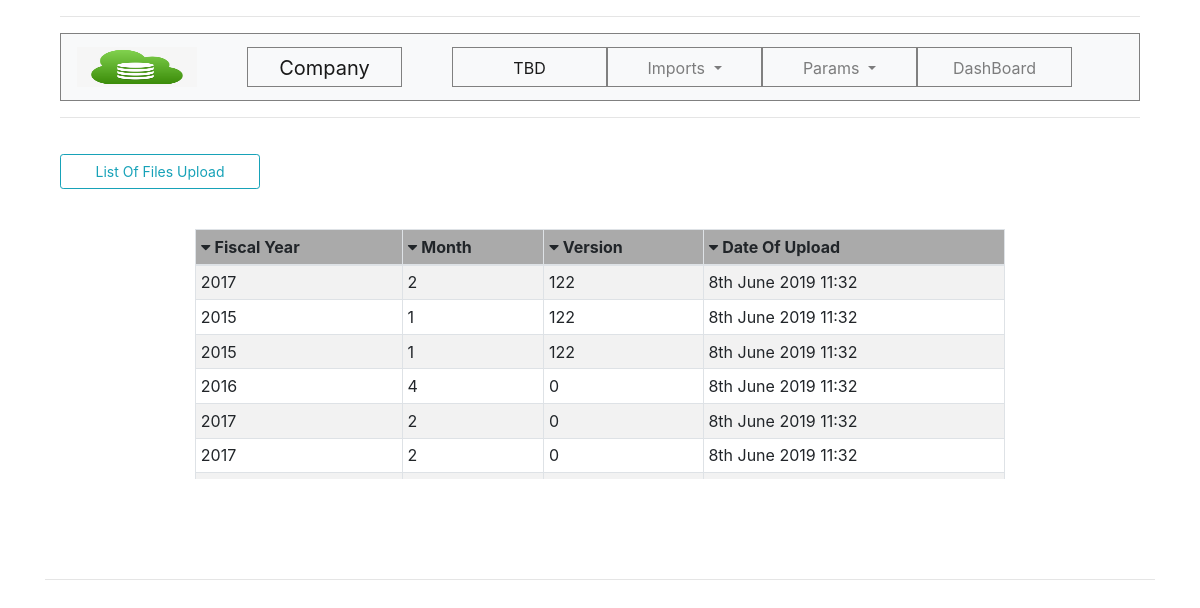
/list_of_file, run on an earlier commit of the app's database.
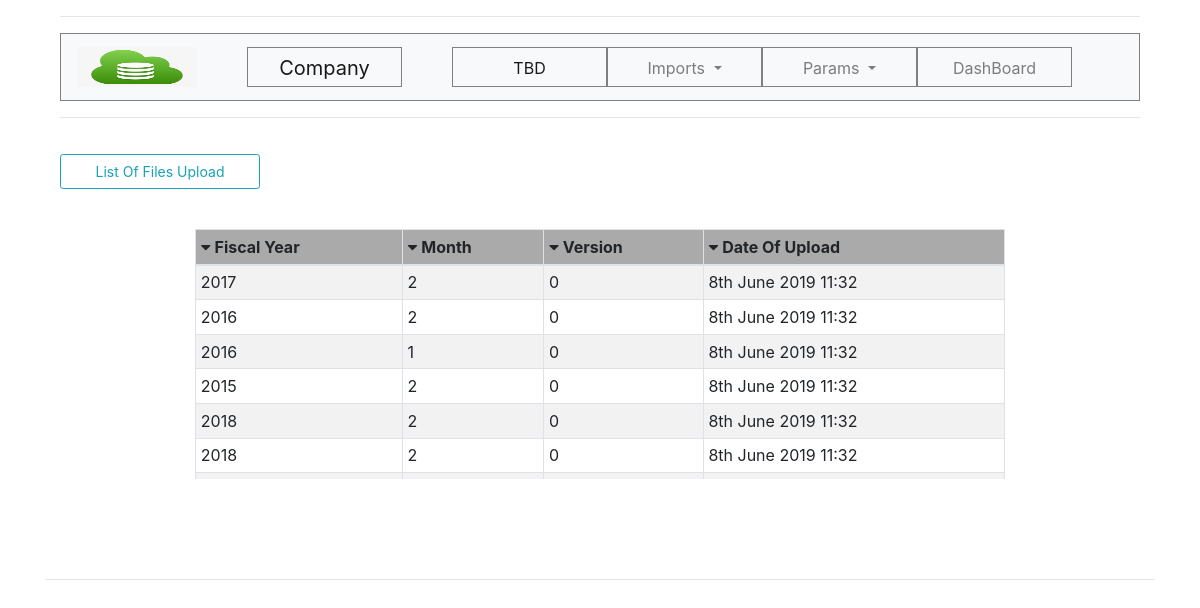
And on a later commit of the database.
### StoreApp/models.py (models this page shows)
class Varification_balance(models.Model):
    field_id = models.BigIntegerField()
    field_account = models.CharField(max_length=200)
    company = models.CharField(max_length=200, default="")
    debit = models.IntegerField(default=170)
    credit = models.IntegerField(default=170)
    fiscal_year = models.IntegerField(default=170, null=True)
    month = models.IntegerField(default=170)
    currency = models.TextField(null=True)
    upload_version = models.IntegerField()
    upload_file = models.FileField(upload_to='media', null=True, default="")

### StoreApp/views.py (the view)
# urls.py: url(r'^list_of_file$', views.list_of_file, name='list_of_file'),
def list_of_file(request):
	query_results = Varification_balance.objects.all()
	return render(request, 'list_of_file.html', {"AllData":query_results})

### StoreApp/templates/list_of_file.html (shortened to what this page needs)
{% extends 'base.html' %}{% block content%}
<div class="container">
	<button type="button" class="btn btn-sm btn-outline-info" style="width: 200px;height: 35px;margin: 20px 0px 40px 0px;">List Of Files Upload</button>
<div class="scroll row " style="width: 75%;margin: auto;">
	<form action="list_of_file" method="post" style="width:100%;margin: auto;">
		<table class="table table-striped table-bordered table-sm ">
		  <thead style="background-color: #aaa;">
		    <tr>
		      <th class="th-sm"><i class="fa fa-caret-down"></i> Fiscal Year
		      </th>
		      <th class="th-sm"><i class="fa fa-caret-down"></i> Month
		      </th>
		      <th class="th-sm"><i class="fa fa-caret-down"></i> Version
		      </th>
		      <th class="th-sm"><i class="fa fa-caret-down"></i> Date Of Upload
		      </th>
		    </tr>
		  </thead>
		  <tbody>
			{% for item in AllData %}
		    <tr>
		        <td>{{ item.fiscal_year }}</td>
		        <td>{{ item.month }}</td>
		        <td>{{ item.upload_version }}</td>
		        <td>{% now "jS F Y H:i" %}</td>
		    </tr>
		    {% endfor %}
		  </tbody>
		</table>
	</form>
</div>
</div>
<hr style="margin-top: 100px;">
{% endblock %}

### StoreApp/templates/base.html (shortened to what this page needs)
<!DOCTYPE html>
<html>
<head>
    {% load static %}
    <link href="{% static 'css/bootstrap.min.css' %}" rel="stylesheet">
    <link href="{% static 'css/bootstrap.css' %}" rel="stylesheet">
    <link rel="stylesheet" href="https://use.fontawesome.com/releases/v5.7.0/css/all.css">
</head>
<body>
    <div class="container">
        <div class="container">
          <hr><nav class="navbar navbar-expand-lg navbar-light bg-light" style="border: 1px solid grey;">
            <a class="navbar-brand " href="{% url 'index' %}" style="margin-right:50px;"><img src="{% static 'images/data.png' %}" style="width: 120px;height: 40px;"></a>
            <a class="navbar-brand a_box" href="{% url 'index' %}" style="margin-right:50px;">Company</a>
            <div class="collapse navbar-collapse" id="navbarSupportedContent">
              <ul class="navbar-nav mr-auto">
                <li class="nav-item active">
                  <a class="nav-link a_box" href="#">TBD</a>
                </li>
                 <li class="nav-item dropdown">
                  <a class="nav-link dropdown-toggle a_box" href="#" id="navbarDropdown" role="button" data-toggle="dropdown" aria-haspopup="true" aria-expanded="false">
                    Imports
                  </a>
                </li>
                <li class="nav-item dropdown">
                  <a class="nav-link dropdown-toggle a_box" href="#" id="navbarDropdown" role="button" data-toggle="dropdown" aria-haspopup="true" aria-expanded="false">
                    Params
                  </a>
                </li>
                <li class="nav-item">
                  <a class="nav-link a_box" href="{% url 'index' %}">DashBoard</a>
                </li>
              </ul>
            </div>
          </nav><hr>
      </div>
    {% block content%}{% endblock %}
    </div>
</body>
</html>

### StoreApp/templates/base.html (style rules this page uses)
.a_box { border: 1px solid grey; padding: 10px; width: 155px; height: 40px; text-align: center; line-height:20px; }

### StoreApp/templates/list_of_file.html (style rules this page uses)
.scroll { overflow: hidden; overflow-y: scroll; height:250px; }

What changed in the data, as far as the page shows it:
changed Varification_balance (number 1 of 6 on the later page): upload_version "122" → "0"
changed Varification_balance (number 2 of 6 on the later page): fiscal_year "2015" → "2016"; month "1" → "2"; upload_version "122" → "0"
changed Varification_balance (number 3 of 6 on the later page): fiscal_year "2015" → "2016"; upload_version "122" → "0"
changed Varification_balance (number 4 of 6 on the later page): fiscal_year "2016" → "2015"; month "4" → "2"
changed Varification_balance (number 5 of 6 on the later page): fiscal_year "2017" → "2018"
changed Varification_balance (number 6 of 6 on the later page): fiscal_year "2017" → "2018"
